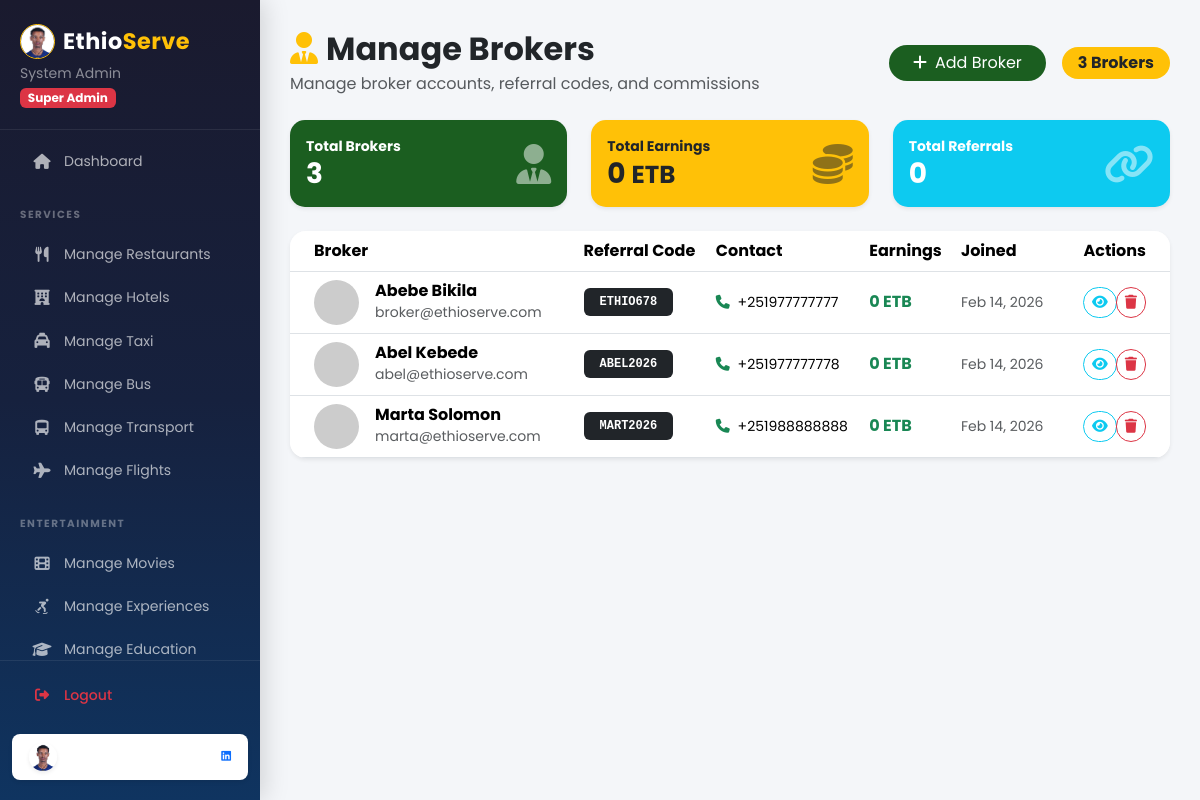
/admin/manage_brokers.php (signed in), run on the app's committed database.
### tables this page shows
CREATE TABLE `brokers` (
  `id` int(11) NOT NULL AUTO_INCREMENT,
  `user_id` int(11) DEFAULT NULL,
  `referral_code` varchar(20) DEFAULT NULL,
  `bio` text DEFAULT NULL,
  `total_earnings` decimal(10,2) DEFAULT 0.00,
  PRIMARY KEY (`id`),
  UNIQUE KEY `referral_code` (`referral_code`),
  KEY `user_id` (`user_id`),
  CONSTRAINT `brokers_ibfk_1` FOREIGN KEY (`user_id`) REFERENCES `users` (`id`) ON DELETE CASCADE
);

CREATE TABLE `users` (
  `id` int(11) NOT NULL AUTO_INCREMENT,
  `username` varchar(50) NOT NULL,
  `password` varchar(255) NOT NULL,
  `email` varchar(100) NOT NULL,
  `full_name` varchar(100) DEFAULT NULL,
  `phone` varchar(20) DEFAULT NULL,
  `role` enum('admin','hotel','broker','transport','customer','restaurant','taxi','student','doctor','employer','dating','home_pro') DEFAULT 'customer',
  `grade` int(11) DEFAULT 0,
  `profile_photo` varchar(255) DEFAULT NULL,
  `created_at` timestamp NOT NULL DEFAULT current_timestamp(),
  PRIMARY KEY (`id`),
  UNIQUE KEY `username` (`username`),
  UNIQUE KEY `email` (`email`)
);

### admin/manage_brokers.php (the view, shortened to what this page needs)
<?php
require_once '../includes/db.php';
$items = [];
try {
    $stmt = $pdo->query("SELECT b.*, u.full_name, u.email, u.phone, u.created_at as joined_at
                         FROM brokers b
                       JOIN users u ON b.user_id = u.id
                         ORDER BY b.total_earnings DESC");
    $items = $stmt->fetchAll();
} catch (Exception $e) {
}
$total_earnings = array_sum(array_column($items, 'total_earnings'));
$total_referrals = 0;
try {
    $total_referrals = $pdo->query("SELECT COUNT(*) FROM referrals")->fetchColumn();
} catch (Exception $e) {
}
?>
<!DOCTYPE html>
<html lang="en">
<head>
    <link href="https://cdn.jsdelivr.net/npm/bootstrap@5.3.2/dist/css/bootstrap.min.css" rel="stylesheet">
    <link rel="stylesheet" href="https://cdnjs.cloudflare.com/ajax/libs/font-awesome/6.4.2/css/all.min.css">
    <link rel="stylesheet" href="../assets/css/style.css">
</head>
<body>
    <div class="dashboard-wrapper">
        <?php include('../includes/sidebar_admin.php'); ?>
        <div class="main-content">
            <div class="d-flex justify-content-between align-items-center mb-4">
                <div>
                    <h2 class="fw-bold mb-1"><i class="fas fa-user-tie text-warning me-2"></i>Manage Brokers</h2>
                    <p class="text-muted mb-0">Manage broker accounts, referral codes, and commissions</p>
                </div>
                <div class="d-flex align-items-center gap-3">
                    <a href="add_user.php?role=broker" class="btn btn-primary-green rounded-pill px-4">
                        <i class="fas fa-plus me-2"></i>Add Broker
                    </a>
                    <span class="badge bg-warning text-dark fs-6 rounded-pill px-3 py-2">
                        <?php echo count($items); ?> Brokers
                    </span>
                </div>
            </div>
            <div class="row g-4 mb-4">
                <div class="col-md-4">
                    <div class="card stat-card border-0 shadow-sm p-3 bg-primary-green text-white">
                        <div class="d-flex justify-content-between align-items-center">
                            <div>
                                <p class="mb-0 small fw-bold">Total Brokers</p>
                                <h3 class="fw-bold mb-0">
                                    <?php echo count($items); ?>
                                </h3>
                            </div>
                            <i class="fas fa-user-tie fs-1 opacity-50"></i>
                        </div>
                    </div>
                </div>
                <div class="col-md-4">
                    <div class="card stat-card border-0 shadow-sm p-3 bg-warning text-dark">
                        <div class="d-flex justify-content-between align-items-center">
                            <div>
                                <p class="mb-0 small fw-bold">Total Earnings</p>
                                <h3 class="fw-bold mb-0">
                                    <?php echo number_format($total_earnings); ?> <small>ETB</small>
                                </h3>
                            </div>
                            <i class="fas fa-coins fs-1 opacity-50"></i>
                        </div>
                    </div>
                </div>
                <div class="col-md-4">
                    <div class="card stat-card border-0 shadow-sm p-3 bg-info text-white">
                        <div class="d-flex justify-content-between align-items-center">
                            <div>
                                <p class="mb-0 small fw-bold">Total Referrals</p>
                                <h3 class="fw-bold mb-0">
                                    <?php echo $total_referrals; ?>
                                </h3>
                            </div>
                            <i class="fas fa-link fs-1 opacity-50"></i>
                        </div>
                    </div>
                </div>
            </div>
            <div class="card border-0 shadow-sm rounded-4 overflow-hidden">
                <div class="table-responsive">
                    <table class="table table-hover align-middle mb-0">
                        <thead class="bg-light">
                            <tr>
                                <th class="px-4">Broker</th>
                                <th>Referral Code</th>
                                <th>Contact</th>
                                <th>Earnings</th>
                                <th>Joined</th>
                                <th class="text-end px-4">Actions</th>
                            </tr>
                        </thead>
                        <tbody>
                            <?php if (empty($items)): ?>
                                <tr>
                                    <td colspan="6" class="text-center py-5 text-muted">
                                        <i class="fas fa-user-tie fs-1 mb-3 d-block"></i>
                                        No brokers registered yet
                                    </td>
                                </tr>
                            <?php else: ?>
                                <?php foreach ($items as $item): ?>
                                    <tr>
                                        <td class="px-4">
                                            <div class="d-flex align-items-center gap-3">
                                                <img src="https://ui-avatars.com/api/?name=<?php echo urlencode($item['full_name']); ?>&background=F9A825&color=fff"
                                                    class="rounded-circle" width="45">
                                                <div>
                                                    <h6 class="mb-0 fw-bold">
                                                        <?php echo htmlspecialchars($item['full_name']); ?>
                                                    </h6>
                                                    <span class="text-muted small">
                                                        <?php echo htmlspecialchars($item['email']); ?>
                                                    </span>
                                                </div>
                                            </div>
                                        </td>
                                        <td>
                                            <span class="badge bg-dark px-3 py-2 font-monospace">
                                                <?php echo htmlspecialchars($item['referral_code'] ?? 'N/A'); ?>
                                            </span>
                                        </td>
                                        <td>
                                            <div class="small"><i class="fas fa-phone text-success me-1"></i>
                                                <?php echo htmlspecialchars($item['phone'] ?? 'N/A'); ?>
                                            </div>
                                        </td>
                                        <td>
                                            <span class="fw-bold text-success">
                                                <?php echo number_format($item['total_earnings']); ?> ETB
                                            </span>
                                        </td>
                                        <td class="text-muted small">
                                            <?php echo date('M d, Y', strtotime($item['joined_at'])); ?>
                                        </td>
                                        <td class="text-end px-4">
                                            <div class="btn-group">
                                                <button type="button" class="btn btn-sm btn-outline-info rounded-pill"
                                                    data-bs-toggle="modal"
                                                    data-bs-target="#viewItem<?php echo $item['id']; ?>"><i
                                                        class="fas fa-eye"></i></button>
                                                <a href="?delete=<?php echo $item['id']; ?>"
                                                    class="btn btn-sm btn-outline-danger rounded-pill"
                                                    onclick="return confirm('Delete this broker?')"><i
                                                        class="fas fa-trash"></i></a>
                                            </div>
                                        </td>
                                    </tr>
                                <?php endforeach; ?>
                            <?php endif; ?>
                        </tbody>
                    </table>
                </div>
            </div>
        </div>
    </div>
</body>
</html>

### assets/css/style.css (style rules this page uses)
:root { --primary-green: #1B5E20; --secondary-gold: #F9A825; --accent-red: #C62828; --bg-light: #F8F9FA; --text-dark: #212529; --white: #ffffff; --shadow-sm: 0 .125rem .25rem rgba(0, 0, 0, .075); --shadow-md: 0 .5rem 1rem rgba(0, 0, 0, .15); --transition-base: all 0.3s ease-in-out; }
body { font-family: 'Poppins', 'Inter', sans-serif; background-color: var(--bg-light); color: var(--text-dark); }
h1, h2, h3, h4, h5, h6 { font-weight: 700; }
.bg-primary-green { background-color: var(--primary-green) !important; }
.btn-primary-green { background-color: var(--primary-green); color: var(--white); border: none; transition: var(--transition-base); }
.card { border: none; border-radius: 12px; box-shadow: var(--shadow-sm); transition: var(--transition-base); overflow: hidden; }

### admin/manage_brokers.php (style rules this page uses)
body { overflow-x: hidden; font-family: 'Poppins', sans-serif; }
.main-content { margin-left: 260px; width: calc(100% - 260px); padding: 30px; background-color: #f4f6f9; min-height: 100vh; }
.stat-card { transition: transform 0.3s; border-radius: 15px; }

### includes/sidebar_admin.php (style rules this page uses)
.main-content { margin-left: 260px; width: calc(100% - 260px); }

### data on the page
brokers: user.full_name "Abebe Bikila", user.email "broker@ethioserve.com", referral_code "ETHIO678", user.phone "+251977777777", total_earnings "0", user.created_at "Feb 14, 2026"
brokers: user.full_name "Abel Kebede", user.email "abel@ethioserve.com", referral_code "ABEL2026", user.phone "+251977777778", total_earnings "0", user.created_at "Feb 14, 2026"
brokers: user.full_name "Marta Solomon", user.email "marta@ethioserve.com", referral_code "MART2026", user.phone "+251988888888", total_earnings "0", user.created_at "Feb 14, 2026"

### other printed values
$_SESSION['full_name'] "System Admin"
count($items) "3"
$total_earnings "0"
$total_referrals "0"
